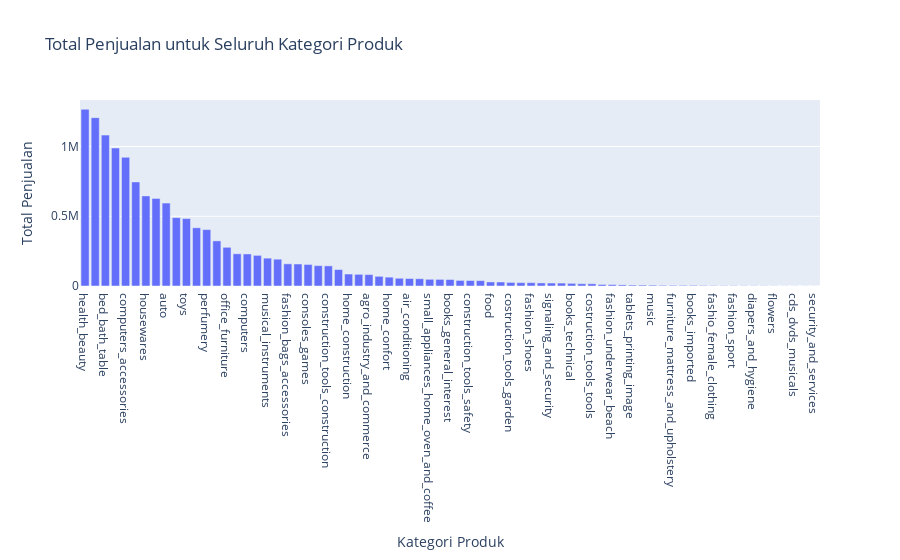

Notebook source saved alongside this figure:
### Markdown cell above
### **Q2. Kategori produk mana yang memiliki penjualan terbanyak?**

### Code cell
# Membuat DataFrame untuk total penjualan semua kategori
category_sales_df = category_sales_sorted.reset_index()
category_sales_df.columns = ['product_category_name', 'total_sales']

# Plot bar total penjualan untuk semua kategori
fig = px.bar(category_sales_df, x='product_category_name', y='total_sales', 
             title='Total Penjualan untuk Seluruh Kategori Produk',
             labels={'product_category_name': 'Kategori Produk', 'total_sales': 'Total Penjualan'})
fig.show()

### Figure 1 — Plotly figure (JSON) as saved in the notebook; plotly's stock layout.template omitted (floating-point values rounded to 4 significant figures)
{"data": [{"alignmentgroup": "True", "hovertemplate": "Kategori Produk=%{x}<br>Total Penjualan=%{y}<extra></extra>", "legendgroup": "", "marker": {"color": "#636efa", "pattern": {"shape": ""}}, "name": "", "offsetgroup": "", "orientation": "v", "showlegend": false, "textposition": "auto", "type": "bar", "x": ["health_beauty", "watches_gifts", "bed_bath_table", "sports_leisure", "computers_accessories", "furniture_decor", "housewares", "cool_stuff", "auto", "garden_tools", "toys", "baby", "perfumery", "telephony", "office_furniture", "stationery", "computers", "pet_shop", "musical_instruments", "small_appliances", "fashion_bags_accessories", "electronics", "consoles_games", "luggage_accessories", "construction_tools_construction", "home_appliances_2", "home_construction", "home_appliances", "agro_industry_and_commerce", "furniture_living_room", "home_confort", "fixed_telephony", "air_conditioning", "audio", "small_appliances_home_oven_and_coffee", "kitchen_dining_laundry_garden_furniture", "books_general_interest", "construction_tools_lights", "construction_tools_safety", "industry_commerce_and_business", "food", "market_place", "costruction_tools_garden", "art", "fashion_shoes", "drinks", "signaling_and_security", "furniture_bedroom", "books_technical", "food_drink", "costruction_tools_tools", "fashion_male_clothing", "fashion_underwear_beach", "christmas_supplies", "tablets_printing_image", "cine_photo", "music", "dvds_blu_ray", "furniture_mattress_and_upholstery", "party_supplies", "books_imported", "portateis_cozinha_e_preparadores_de_alimentos", "fashio_female_clothing", "la_cuisine", "fashion_sport", "arts_and_craftmanship", "diapers_and_hygiene", "pc_gamer", "flowers", "home_comfort_2", "cds_dvds_musicals", "fashion_childrens_clothes", "security_and_services"], "xaxis": "x", "y": [1267000.0, 1207000.0, 1082000.0, 989600.0, 922500.0, 746400.0, 646200.0, 628300.0, 594900.0, 490300.0, 483500.0, 417400.0, 404400.0, 323500.0, 277500.0, 230955, 229800.0, 219600.0, 199800.0, 192200.0, 158900.0, 157700.0, 154500.0, 146100.0, 144400.0, 118000.0, 85810.0, 83750.0, 81880.0, 69400.0, 63440.0, 55470.0, 53570.0, 52100.0, 48090.0, 47450.0, 46320.0, 40010.0, 39460.0, 38450.0, 29060.0, 28620.0, 25630.0, 24010.0, 23850.0, 21920.0, 21270.0, 20950.0, 18890.0, 16210.0, 15940.0, 11090.0, 10040.0, 8053.0, 6820.0, 6702.0, 6258.0, 4982.0, 4791.0, 4735.0, 4631.0, 3934.0, 2701.0, 2167.0, 2120.0, 1814.0, 1501.0, 1437.0, 1000.0, 734.5, 730, 520.0, 283.3], "yaxis": "y"}], "layout": {"autosize": true, "barmode": "relative", "legend": {"tracegroupgap": 0}, "title": {"text": "Total Penjualan untuk Seluruh Kategori Produk"}, "xaxis": {"anchor": "y", "autorange": true, "domain": [0, 1], "range": [-0.5, 72.5], "title": {"text": "Kategori Produk"}, "type": "category"}, "yaxis": {"anchor": "x", "autorange": true, "domain": [0, 1], "range": [0, 1334000.0], "title": {"text": "Total Penjualan"}, "type": "linear"}}}
